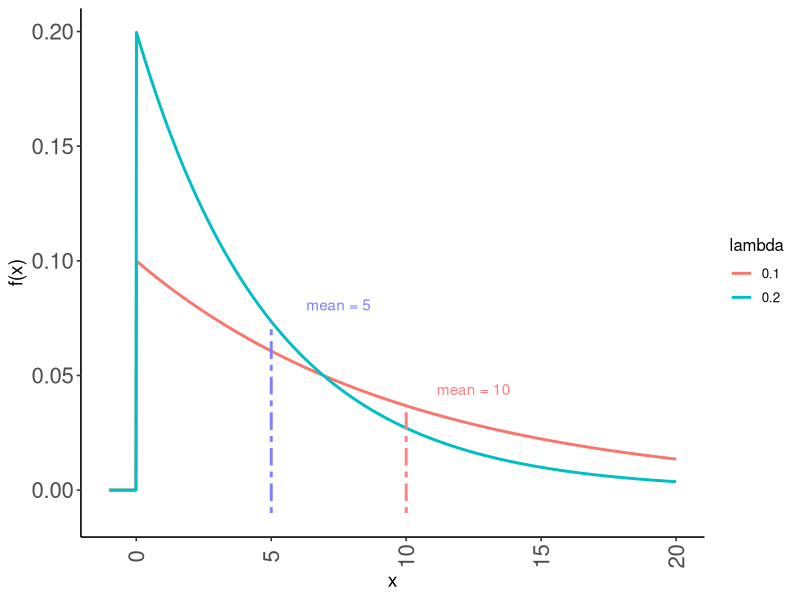
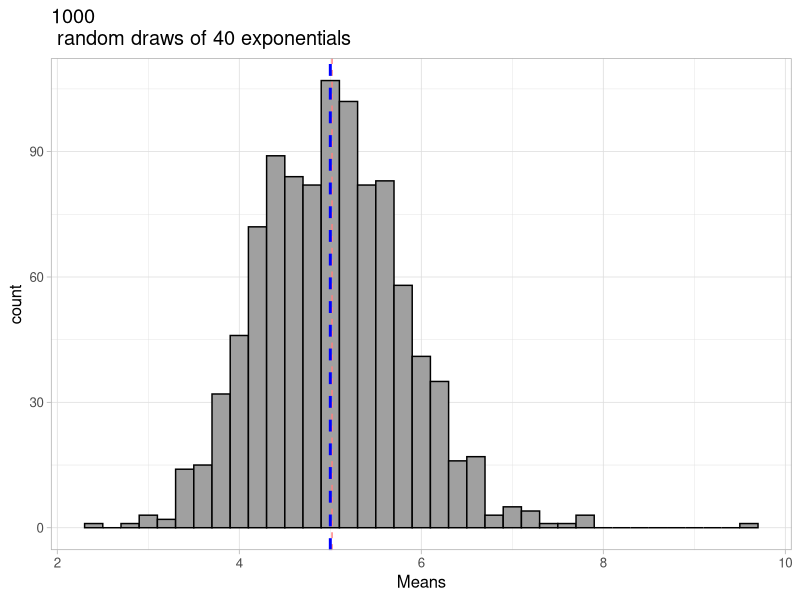
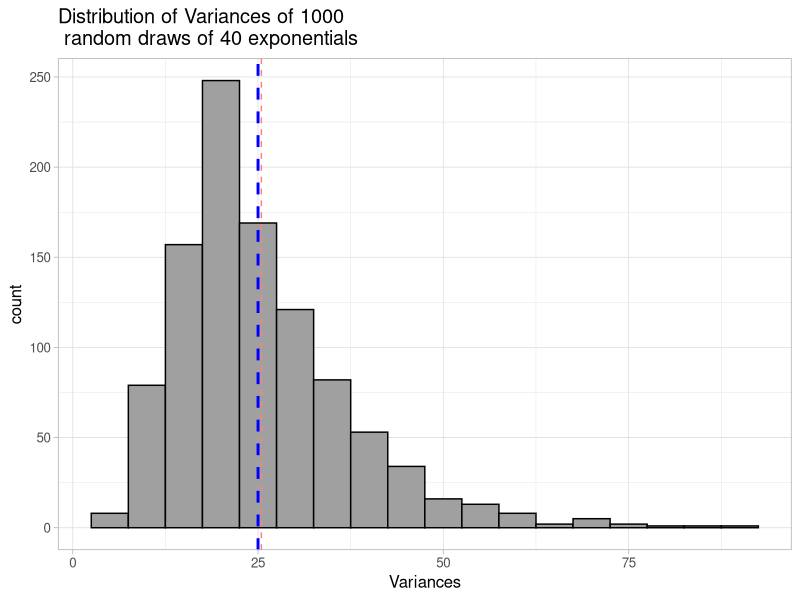
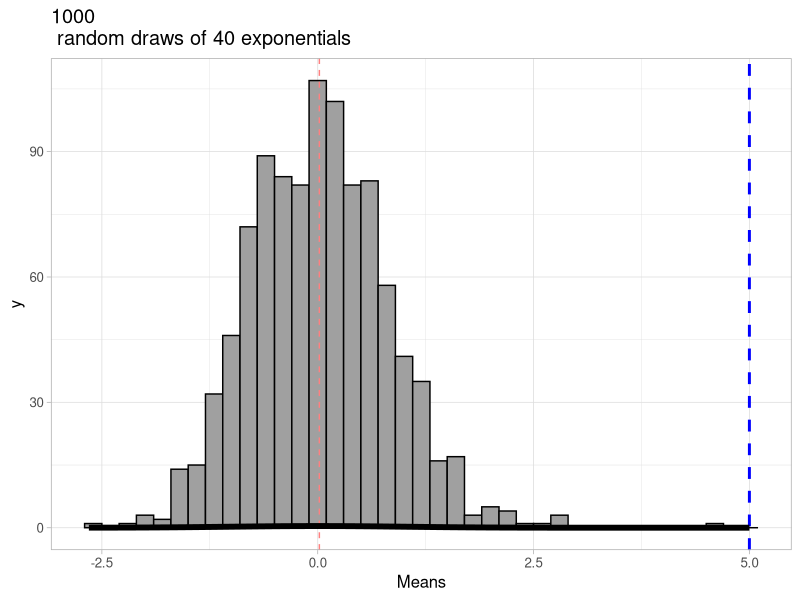
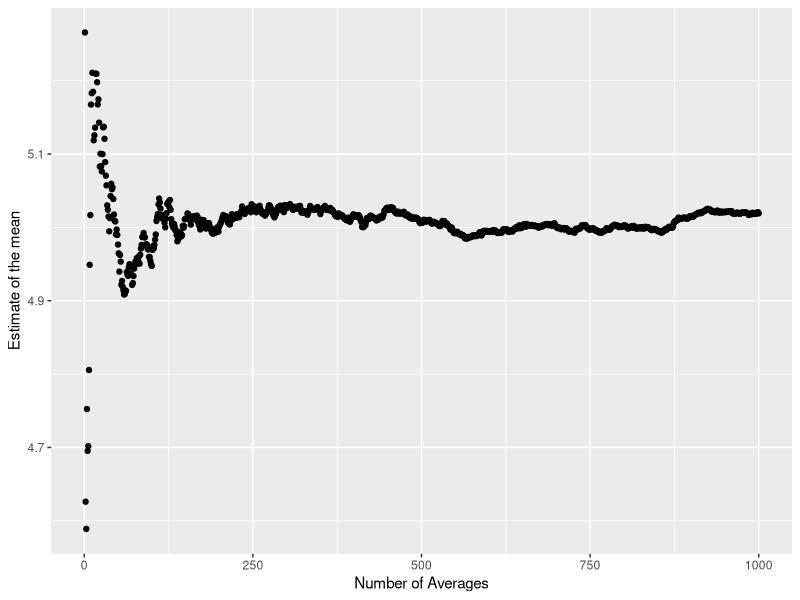

Recreate these plots in R, in order.
## ---- chunk 1
library(ggplot2)
library(xtable)
summaryfunction= function (x){
  if( is.numeric(x)!=TRUE) {stop("Supplied X is not numeric")}
  mysummary = data.frame(
            "Min." =as.numeric( min(x)),
            "1st Qu." = quantile(x)[2],
            "Median" = median(x),
            "Mean" = mean(x),
            "3rd Qu." = quantile(x)[4],
            "Max." = max(x),
            row.names=""
              
            )
  names(mysummary) = c("Min.","1st Qu.","Median","Mean","3rd Qu.","Max.")
  return( mysummary )
  }
## ---- chunk 2
k <- 1000
xvals <- seq(-1, 20, length = k)
myplot <- function(lambda) {
d <- data.frame(y = c(dexp(xvals,lambda ),dexp(xvals, lambda*2)),
x = xvals,dist = factor(rep(c(as.character(lambda), as.character(lambda * 2)), c(k,k))))
g <- ggplot(d, aes(x = x, y = y)) 
#g<- g + ggtitle("Exponential Distribution")
 g <- g + geom_line(size = 1, aes(colour = dist))+theme_classic(base_size=12) 
g<- g + scale_colour_discrete(name  ="lambda")
g <- g + theme(axis.title.x = element_text( colour="#000000", size=14),axis.text.x  = element_text(angle=90, vjust=0.5, size=16))
 g <- g + theme(axis.title.y = element_text( colour="#000000", size=14),axis.text.y  = element_text(angle=00, vjust=0.5, size=16)) + ylab("f(x)")
g<- g + annotate("text", x = 7.5, y = dexp(5,0.2)*1.1, label = "mean = 5",colour = "#8080FF")
g<- g +  annotate("segment", x = 5, xend = 5, y = -0.01, yend = dexp(5,0.2),colour = "#8080FF", size=1.0,linetype="twodash")
g<- g + annotate("text", x = 12.5, y = dexp(10,0.1)*1.2, label = "mean = 10",colour = "#FF8080")
g<- g +  annotate("segment", x = 10, xend = 10, y = -0.01, yend = dexp(10,0.1), colour = "#FF8080", size=1.0,linetype="twodash")

g
}
myplot(0.1)
## ---- chunk 3

mns = NULL
vrs = NULL
bins= NULL
bins2 = NULL
bins5 = NULL
set.seed(7880)
for (i in 1 : 1000) {
        tmp<-rexp(40,0.2)
        mns = c(mns, mean(tmp))
        vrs =c(vrs,var(tmp))
        bins = c(bins,ceiling((i)/100))
        bins2 = c(bins2,ceiling((i)/200))
        bins5 = c(bins5,ceiling((i)/500))
                 }
df<-data.frame(mns,bins,bins2,bins5)
hp <-ggplot(df, aes(x=mns)) + geom_histogram(binwidth=.2, colour="black", fill="#A0A0A0") + geom_vline(aes(xintercept=mean(mns)),   
               color="#FF8080", linetype="dashed", size=0.5)+ geom_vline(xintercept=5.0,color="blue", linetype="dashed", size=1)
hp <- hp + theme_light(base_size = 12, base_family = "Helvetica") + xlab("Means") +ggtitle("1000\n random draws of 40 exponentials")
hp

## ---- chunk 4
#summary(mns)
print(xtable(summaryfunction(mns),caption="Summary table of means"),comment=FALSE)

## ---- chunk 5
df<-data.frame(vrs)
hp <-ggplot(df, aes(x=vrs)) + geom_histogram(binwidth=5, colour="black", fill="#A0A0A0") + geom_vline(aes(xintercept=mean(vrs)),   
               color="#FF8080", linetype="dashed", size=0.5)+ geom_vline(xintercept=25.0,color="blue", linetype="dashed", size=1)
hp <- hp + theme_light(base_size = 12, base_family = "Helvetica") + xlab("Variances") +ggtitle("Distribution of Variances of 1000\n random draws of 40 exponentials")
hp
## ---- chunk 6
#summary(mns)
print(xtable(summaryfunction(vrs),caption="Summary table of variances"),comment=FALSE)
## ---- chunk 7
df<-data.frame(mns)
hp <-ggplot(df, aes(x=mns-5)) + geom_histogram(binwidth=.2, colour="black", fill="#A0A0A0") + geom_vline(aes(xintercept=mean(mns-5)),   
               color="#FF8080", linetype="dashed", size=0.5)+ geom_vline(xintercept=5.0,color="blue", linetype="dashed", size=1)
hp<-
hp <- hp + theme_light(base_size = 12, base_family = "Helvetica") + xlab("Means") +ggtitle("1000\n random draws of 40 exponentials")
hp<- hp + stat_function(fun = dnorm, size = 2)
hp

## ---- chunk 8
cE<-cumsum(mns)

cP<-cE[1:1000]/seq_len(1000)
qplot(seq_len(1000),cP,xlab="Number of Averages",ylab="Estimate of the mean")
## ---- chunk 9
#mp <- ggplot(df, aes(x=mns)) + geom_histogram(binwidth=.2, colour="black", fill="yellow") + geom_vline(aes(xintercept=mean(mns)),   
#               color="red", linetype="dashed", size=1)+ geom_vline(xintercept=5.0,color="blue", linetype="dashed", size=1)
#gp <- mp + facet_grid(. ~ bins2)
#gp
